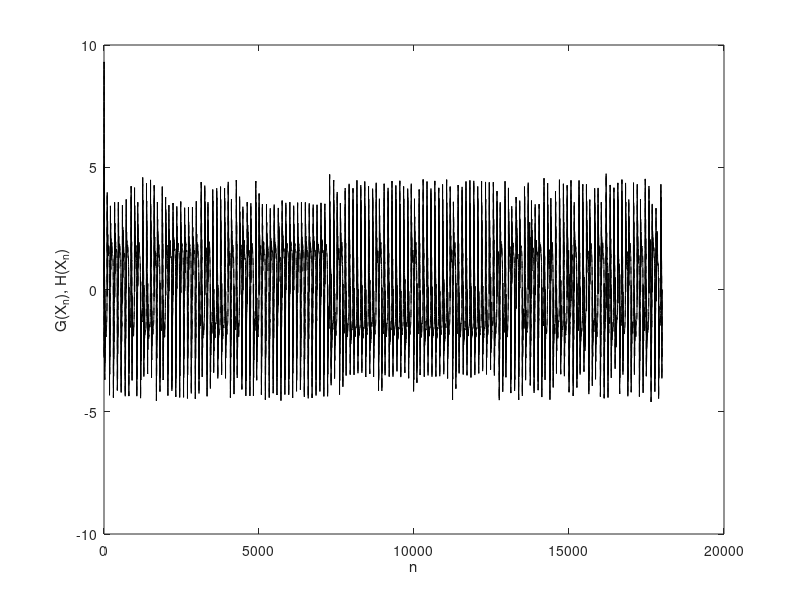
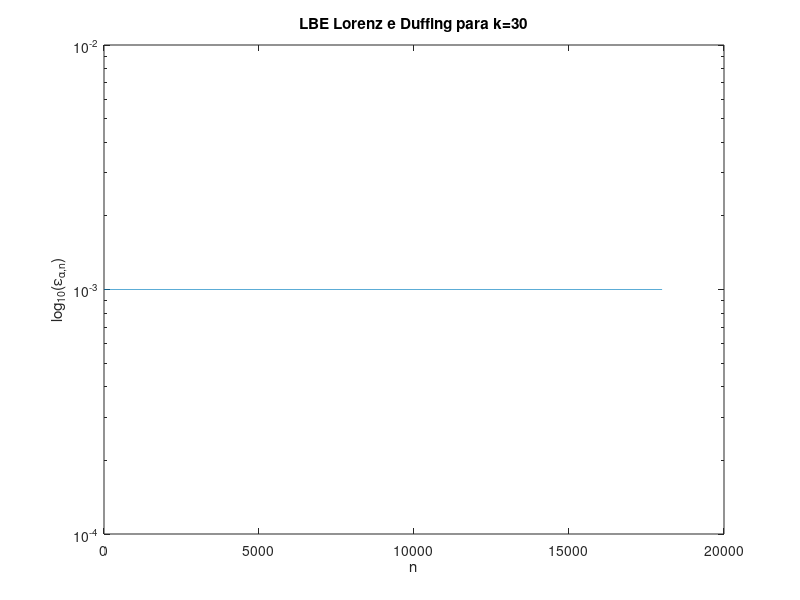

These charts were generated, in order, by the following MATLAB code:
clear all; clc; close all;

x = load('xlor_ext_k=250.dat');
y = load('xlor_k=250.dat');

% x=xlor_k=0;
% y=duffing;

er=0.001;
for k=1:length(x)
erm(k)= log10((abs(x(k)-y(k)))/2);

end
maxm=min(find(erm>er));
teste=ones(length(erm),1)*er;
i=length(x);

figure(1)
clf
plot(x,'-k')
hold on
plot(y,'--k')
xlabel('n')
ylabel('G(X_n), H(X_n)')

figure(2)
semilogy(1:i,erm(1:i),'o-k')
hold on
semilogy(1:i,teste(1:i))
ylabel('log_{10}(\epsilon_{\alpha,n})')
xlabel('n')
title('LBE Lorenz e Duffing para k=30');